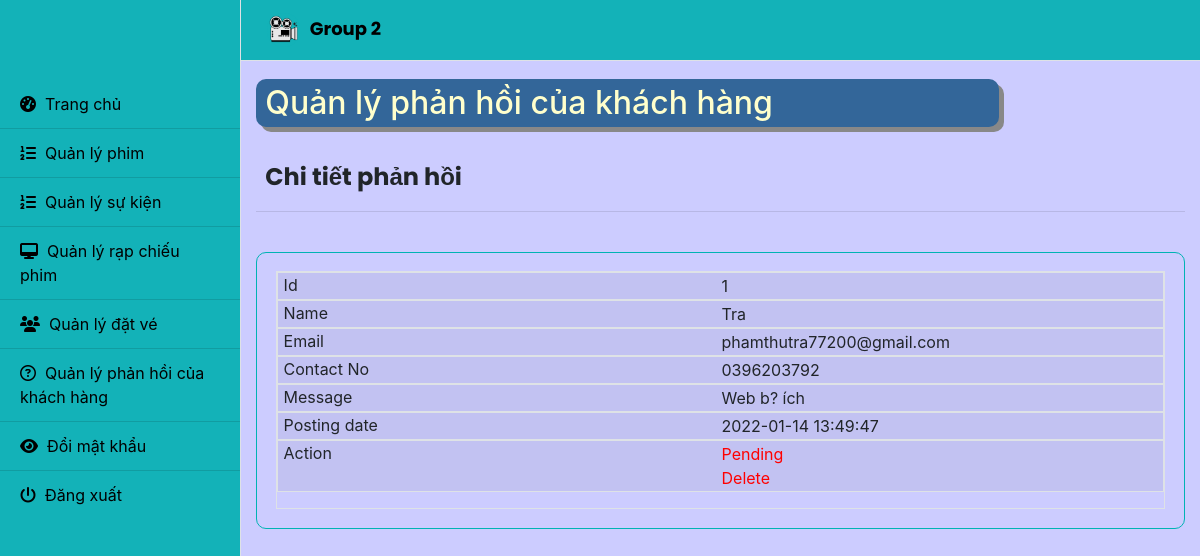
The app's page /Admin/managequery.php (signed in) with its own data.
### tables this page shows
CREATE TABLE `contactusquery` (
  `id` int(11) NOT NULL,
  `name` varchar(100) DEFAULT NULL,
  `EmailId` varchar(120) DEFAULT NULL,
  `ContactNumber` char(11) DEFAULT NULL,
  `Message` longtext DEFAULT NULL,
  `PostingDate` timestamp NOT NULL DEFAULT current_timestamp(),
  `status` int(11) DEFAULT NULL
);

### Admin/managequery.php (the view, shortened to what this page needs)
<?php
$conn = new mysqli("localhost", "root","","interim");
  ?>
<!doctype html>
<html lang="en">
<head>
    <link rel="stylesheet" href="https://stackpath.bootstrapcdn.com/bootstrap/4.5.1/css/bootstrap.min.css">
    <link rel="stylesheet" type="text/css" href="https://cdnjs.cloudflare.com/ajax/libs/animate.css/4.1.0/animate.min.css">
</head>
<body style="background-color: #ccccff;">
<div class="d-flex" id="wrapper">
<div class=" border-right" id="sidebar-wrapper"  style="background-color: #13B2B8;">
  <div class="list-group list-group-flush" style="margin-top: 10vh;">
  <a href="dashboard.php" class="list-group-item list-group-item-action" id="list"><i class="fas fa-tachometer-alt"></i>&nbsp Trang chủ</a>
    <a href="movieslist.php" class="list-group-item list-group-item-action" id="list"><i class="fas fa-list-ol"></i>&nbsp Quản lý phim</a>
    <a href="eventslist.php" class="list-group-item list-group-item-action" id="list"><i class="fas fa-list-ol"></i>&nbsp Quản lý sự kiện</a>
    <a href="theatrelist.php" class="list-group-item list-group-item-action" id="list"><i class="fas fa-desktop"></i>&nbsp Quản lý rạp chiếu phim</a>
    <a href="user_bookings.php" class="list-group-item list-group-item-action" id="list"><i class="fas fa-users"></i>&nbsp Quản lý đặt vé</a>
    <a href="managequery.php" class="list-group-item list-group-item-action" id="list"><i class="far fa-question-circle"></i>&nbsp Quản lý phản hồi của khách hàng</a>
    <a href="changepassword.php" class="list-group-item list-group-item-action" id="list"><i class="fas fa-eye"></i>&nbsp Đổi mật khẩu</a>
    <a href="logout.php" class="list-group-item list-group-item-action" id="list"><i class="fas fa-power-off"></i>&nbsp Đăng xuất</a>
  </div>
</div>
<div id="page-content-wrapper">
  <nav class="navbar navbar-expand-lg navbar-light border-bottom" style="background-color: #13B2B8;">
    <a class="navbar-brand" href="#" style="font-family: 'Poppins', sans-serif; font-size: 1.5vw; color: black;"><img src="../images/logo5.png" style="width: 7%; margin-left:2%;">&nbsp <b>Group 2</b>
        </a>
  </nav>
<div class="container-fluid">
    <div class="row">
		<div class="col-md-12">
            <h2 class="page-title" style="width:80%; padding:0.5%;margin-top:2%; padding-left: 1%; background-color:#336699;border-radius: 10px; box-shadow: 5px 5px #888888;color:#ffffcc;">Quản lý phản hồi của khách hàng</h2><br>
            <div class="panel panel-default">
        <div class="panel-heading" style="font-size: 150%; margin-left:1%;font-family: 'Poppins', sans-serif;"><b>Chi tiết phản hồi </b></div><hr>
<br>
				    <div class="panel-body"  style="padding: 2%; border-radius: 10px; border: 1px solid #00b3b3;">
                    <table role="table" class="table-striped table-bordered" style="width: 100%;" >
									<tbody role="rowgroup">
                    <?php
                        $query = "select * from contactusquery";
                        $result = $conn->query($query);
                        $cnt=1;
                        while($row = $result->fetch_assoc()){
                        echo "<tr role='row'>";
                        echo "<td role='cell'>$cnt</td>";
                        echo "<td role='cell'>".$row["name"]."</td>";
                        echo "<td role='cell'>".$row["EmailId"]."</td>";
                        echo "<td role='cell'>".$row["ContactNumber"]."</td>";
                        echo "<td role='cell'>".$row["Message"]."</td>";
                        echo "<td role='cell'>".$row["PostingDate"]."</td>";
                        if($row['status'] == 1){
                          echo"<td>Read<br><a href='managequery.php?del=".$row["id"]."'  onclick=\"javascript:return confirm('Do you really want to read?');\" style='color:#ff0000;'>Delete</a></td>";
                          }else{
                            echo"<td><a href='managequery.php?eid=".$row["id"]."'  onclick=\"javascript:return confirm('Do you really want to read?');\"style='color:#ff0000;'>Pending</a>
                            <br><a href='managequery.php?eid=".$row["id"]."'  onclick=\"javascript:return confirm('Do you really want to read?');\" style='color:#ff0000;'>Delete</a></td>";
                          }
                         echo"</tr>";
                         ?>
                      <?php $cnt=$cnt+1; } ?>
                     </tbody>
                </table>
                  </div>
            </div>
        </div>
    </div>
</div>
</body>
</html>

### Admin/managequery.php (style rules this page uses)
#wrapper { overflow-x: hidden; }
#sidebar-wrapper { min-height: 100vh; margin-left: -15rem; -webkit-transition: margin .25s ease-out; -moz-transition: margin .25s ease-out; -o-transition: margin .25s ease-out; transition: margin .25s ease-out; }
#sidebar-wrapper .list-group { width: 15rem; }
#page-content-wrapper { min-width: 100vw; }
@media (min-width: 768px) { #sidebar-wrapper { margin-left: 0; } }
@media (min-width: 768px) { #page-content-wrapper { min-width: 0; width: 100%; } }
#list { background-color: #13B2B8; color: black; }
@media only screen 
    and (max-width: 760px), (min-device-width: 768px) 
    and (max-device-width: 1024px) { table, thead, tbody, th, td, tr { display: block; } }
@media only screen 
    and (max-width: 760px), (min-device-width: 768px) 
    and (max-device-width: 1024px) { tr { margin: 0 0 1rem 0; } }
@media only screen 
    and (max-width: 760px), (min-device-width: 768px) 
    and (max-device-width: 1024px) { tr:nth-child(odd) { background: #ccc; } }
@media only screen 
    and (max-width: 760px), (min-device-width: 768px) 
    and (max-device-width: 1024px) { td { border-bottom: 1px solid #eee; position: relative; padding-left: 50%; } }
@media only screen 
    and (max-width: 760px), (min-device-width: 768px) 
    and (max-device-width: 1024px) { td:before { position: absolute; top: 0; left: 6px; width: 45%; padding-right: 10px; white-space: nowrap; } }
@media only screen 
    and (max-width: 760px), (min-device-width: 768px) 
    and (max-device-width: 1024px) { td:nth-of-type(1):before { content: "Id"; } }
@media only screen 
    and (max-width: 760px), (min-device-width: 768px) 
    and (max-device-width: 1024px) { td:nth-of-type(2):before { content: "Name"; } }
@media only screen 
    and (max-width: 760px), (min-device-width: 768px) 
    and (max-device-width: 1024px) { td:nth-of-type(3):before { content: "Email"; } }
@media only screen 
    and (max-width: 760px), (min-device-width: 768px) 
    and (max-device-width: 1024px) { td:nth-of-type(4):before { content: "Contact No"; } }
@media only screen 
    and (max-width: 760px), (min-device-width: 768px) 
    and (max-device-width: 1024px) { td:nth-of-type(5):before { content: "Message"; } }
@media only screen 
    and (max-width: 760px), (min-device-width: 768px) 
    and (max-device-width: 1024px) { td:nth-of-type(6):before { content: "Posting date"; } }
@media only screen 
    and (max-width: 760px), (min-device-width: 768px) 
    and (max-device-width: 1024px) { td:nth-of-type(7):before { content: "Action"; } }

### records on screen
contactusquery: name "Tra", EmailId "phamthutra77200@gmail.com", ContactNumber "0396203792", Message "Web b? ích", PostingDate "2022-01-14 13:49:47"
